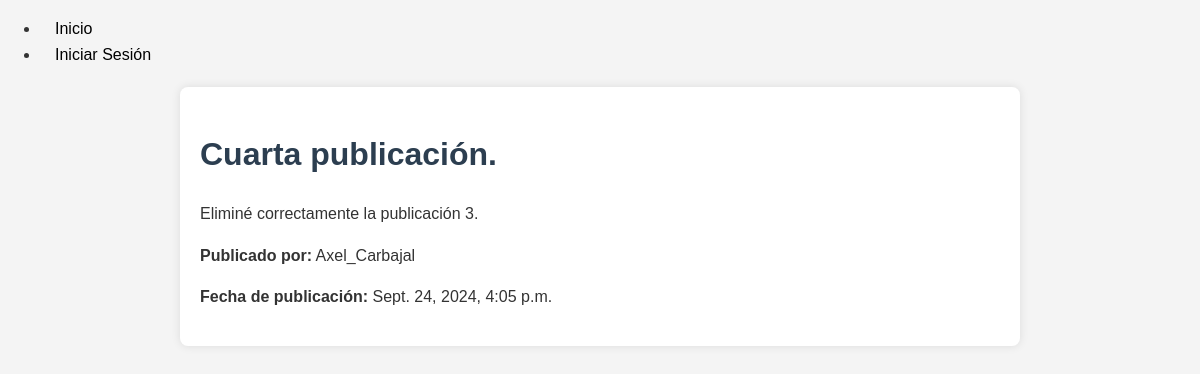
The app's page /posts/4/ with its own data.
### post/models.py (models this page shows, shortened)
class Post(models.Model):
    title = models.CharField(max_length=200)
    content = models.TextField()
    pub_date = models.DateTimeField(auto_now_add=True)
    author = models.ForeignKey(User, on_delete=models.CASCADE)

### post/views.py (the view)
# urls.py: path('<int:id>/', views.post_detail, name='post_detail'),  # Ver detalle de publicación
def post_detail(request, id):
    post = get_object_or_404(Post, id=id)
    return render(request, 'post_detail.html', {'post': post})

### post/templates/post_detail.html (shortened to what this page needs)
{% extends 'base.html' %}
{% block content %}
    <h1>{{ post.title }}</h1>
    <p>{{ post.content }}</p>
    <p><strong>Publicado por:</strong> {{ post.author }}</p>
    <p><strong>Fecha de publicación:</strong> {{ post.pub_date }}</p>
{% endblock %}

### post/static/styles.css (style rules this page uses)
body { font-family: Arial, sans-serif; line-height: 1.6; margin: 0; padding: 0; background-color: #f4f4f4; color: #333; }
h1, h2, h3 { color: #2c3e50; }

### records on screen
Post: title "Cuarta publicación.", content "Eliminé correctamente la publicación 3.", author "Axel_Carbajal", pub_date "Sept. 24, 2024, 4:05 p.m."
